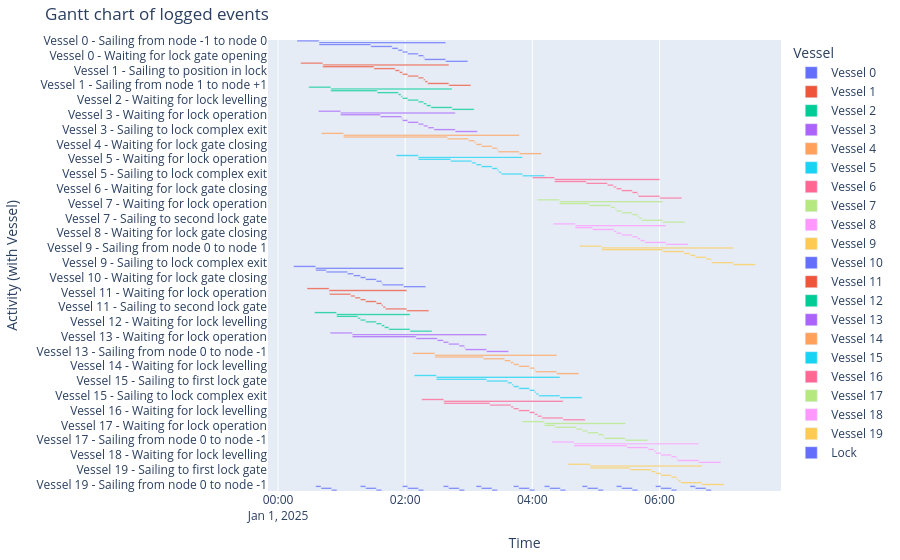

Notebook cell for this chart:
### Markdown cell above
##### Gantt chart of event table
The Gantt chart becomes quite full

### Code cell
df_eventtable = opentnsim.core.logutils.logbook2eventtable([*vessels, lock_chamber])
fig = generate_vessel_gantt_chart(df_eventtable)

### Figure 1 — Plotly figure (JSON) as saved in the notebook; plotly's stock layout.template omitted (floating-point values rounded to 4 significant figures)
{"data": [{"base": ["2025-01-01T00:17:54.550491000", "2025-01-01T00:38:44.550491000", "2025-01-01T00:38:44.550491000", "2025-01-01T01:27:36.449925000", "2025-01-01T01:47:36.449925000", "2025-01-01T01:53:16.622711000", "2025-01-01T01:57:25.046038000", "2025-01-01T02:02:25.046038000", "2025-01-01T02:12:25.046038000", "2025-01-01T02:17:25.046038000", "2025-01-01T02:18:13.642151000", "2025-01-01T02:38:13.642151000"], "hovertemplate": "object name=Vessel 0<br>start time=%{base}<br>stop time=%{x}<br>activity label=%{y}<extra></extra>", "legendgroup": "Vessel 0", "marker": {"color": "#636efa", "pattern": {"shape": ""}}, "name": "Vessel 0", "orientation": "h", "showlegend": true, "textposition": "auto", "type": "bar", "x": [1250000, 7169091, 2931899, 1200000, 340172, 248423, 300000, 600000, 300000, 48596, 1200000, 1250000], "xaxis": "x", "y": ["Vessel 0 - Sailing from node -1 to node 0", "Vessel 0 - Sailing from node 0 to node 1", "Vessel 0 - Waiting for lock operation", "Vessel 0 - Sailing to first lock gate", "Vessel 0 - Sailing to position in lock", "Vessel 0 - Waiting for other vessels to enter lock", "Vessel 0 - Waiting for lock gate closing", "Vessel 0 - Waiting for lock levelling", "Vessel 0 - Waiting for lock gate opening", "Vessel 0 - Sailing to second lock gate", "Vessel 0 - Sailing to lock complex exit", "Vessel 0 - Sailing from node 1 to node +1"], "yaxis": "y"}, {"base": ["2025-01-01T00:21:25.206400000", "2025-01-01T00:42:15.206400000", "2025-01-01T00:42:15.206400000", "2025-01-01T01:30:36.449925000", "2025-01-01T01:50:36.449925000", "2025-01-01T01:54:39.430487000", "2025-01-01T01:57:25.046038000", "2025-01-01T02:02:25.046038000", "2025-01-01T02:12:25.046038000", "2025-01-01T02:17:25.046038000", "2025-01-01T02:18:47.853813000", "2025-01-01T02:21:13.642150000", "2025-01-01T02:41:13.642150000"], "hovertemplate": "object name=Vessel 1<br>start time=%{base}<br>stop time=%{x}<br>activity label=%{y}<extra></extra>", "legendgroup": "Vessel 1", "marker": {"color": "#EF553B", "pattern": {"shape": ""}}, "name": "Vessel 1", "orientation": "h", "showlegend": true, "textposition": "auto", "type": "bar", "x": [1250000, 7138435, 2901243, 1200000, 242980, 165615, 300000, 600000, 300000, 82807, 145788, 1200000, 1250000], "xaxis": "x", "y": ["Vessel 1 - Sailing from node -1 to node 0", "Vessel 1 - Sailing from node 0 to node 1", "Vessel 1 - Waiting for lock operation", "Vessel 1 - Sailing to first lock gate", "Vessel 1 - Sailing to position in lock", "Vessel 1 - Waiting for other vessels to enter lock", "Vessel 1 - Waiting for lock gate closing", "Vessel 1 - Waiting for lock levelling", "Vessel 1 - Waiting for lock gate opening", "Vessel 1 - Waiting for other vessels to leave lock", "Vessel 1 - Sailing to second lock gate", "Vessel 1 - Sailing to lock complex exit", "Vessel 1 - Sailing from node 1 to node +1"], "yaxis": "y"}, {"base": ["2025-01-01T00:28:58.436859000", "2025-01-01T00:49:48.436859000", "2025-01-01T00:49:48.436859000", "2025-01-01T01:33:36.449925000", "2025-01-01T01:53:36.449925000", "2025-01-01T01:56:02.238262000", "2025-01-01T01:57:25.046038000", "2025-01-01T02:02:25.046038000", "2025-01-01T02:12:25.046038000", "2025-01-01T02:17:25.046038000", "2025-01-01T02:20:10.661588000", "2025-01-01T02:24:13.642150000", "2025-01-01T02:44:13.642150000"], "hovertemplate": "object name=Vessel 2<br>start time=%{base}<br>stop time=%{x}<br>activity label=%{y}<extra></extra>", "legendgroup": "Vessel 2", "marker": {"color": "#00cc96", "pattern": {"shape": ""}}, "name": "Vessel 2", "orientation": "h", "showlegend": true, "textposition": "auto", "type": "bar", "x": [1250000, 6865205, 2628013, 1200000, 145788, 82807, 300000, 600000, 300000, 165615, 242980, 1200000, 1250000], "xaxis": "x", "y": ["Vessel 2 - Sailing from node -1 to node 0", "Vessel 2 - Sailing from node 0 to node 1", "Vessel 2 - Waiting for lock operation", "Vessel 2 - Sailing to first lock gate", "Vessel 2 - Sailing to position in lock", "Vessel 2 - Waiting for other vessels to enter lock", "Vessel 2 - Waiting for lock gate closing", "Vessel 2 - Waiting for lock levelling", "Vessel 2 - Waiting for lock gate opening", "Vessel 2 - Waiting for other vessels to leave lock", "Vessel 2 - Sailing to second lock gate", "Vessel 2 - Sailing to lock complex exit", "Vessel 2 - Sailing from node 1 to node +1"], "yaxis": "y"}, {"base": ["2025-01-01T00:38:12.774660000", "2025-01-01T00:59:02.774660000", "2025-01-01T00:59:02.774660000", "2025-01-01T01:36:36.449925000", "2025-01-01T01:56:36.449925000", "2025-01-01T01:57:25.046038000", "2025-01-01T02:02:25.046038000", "2025-01-01T02:12:25.046038000", "2025-01-01T02:17:25.046038000", "2025-01-01T02:21:33.469364000", "2025-01-01T02:27:13.642151000", "2025-01-01T02:47:13.642151000"], "hovertemplate": "object name=Vessel 3<br>start time=%{base}<br>stop time=%{x}<br>activity label=%{y}<extra></extra>", "legendgroup": "Vessel 3", "marker": {"color": "#ab63fa", "pattern": {"shape": ""}}, "name": "Vessel 3", "orientation": "h", "showlegend": true, "textposition": "auto", "type": "bar", "x": [1250000, 6490867, 2253675, 1200000, 48596, 300000, 600000, 300000, 248423, 340172, 1200000, 1250000], "xaxis": "x", "y": ["Vessel 3 - Sailing from node -1 to node 0", "Vessel 3 - Sailing from node 0 to node 1", "Vessel 3 - Waiting for lock operation", "Vessel 3 - Sailing to first lock gate", "Vessel 3 - Sailing to position in lock", "Vessel 3 - Waiting for lock gate closing", "Vessel 3 - Waiting for lock levelling", "Vessel 3 - Waiting for lock gate opening", "Vessel 3 - Waiting for other vessels to leave lock", "Vessel 3 - Sailing to second lock gate", "Vessel 3 - Sailing to lock complex exit", "Vessel 3 - Sailing from node 1 to node +1"], "yaxis": "y"}, {"base": ["2025-01-01T00:40:58.019448000", "2025-01-01T01:01:48.019448000", "2025-01-01T01:01:48.019448000", "2025-01-01T02:39:52.411049000", "2025-01-01T02:59:52.411049000", "2025-01-01T03:05:32.583835000", "2025-01-01T03:06:55.391612000", "2025-01-01T03:11:55.391612000", "2025-01-01T03:21:55.391612000", "2025-01-01T03:26:55.391612000", "2025-01-01T03:27:43.987724000", "2025-01-01T03:47:43.987724000"], "hovertemplate": "object name=Vessel 4<br>start time=%{base}<br>stop time=%{x}<br>activity label=%{y}<extra></extra>", "legendgroup": "Vessel 4", "marker": {"color": "#FFA15A", "pattern": {"shape": ""}}, "name": "Vessel 4", "orientation": "h", "showlegend": true, "textposition": "auto", "type": "bar", "x": [1250000, 9955968, 5884391, 1200000, 340172, 82807, 300000, 600000, 300000, 48596, 1200000, 1250000], "xaxis": "x", "y": ["Vessel 4 - Sailing from node -1 to node 0", "Vessel 4 - Sailing from node 0 to node 1", "Vessel 4 - Waiting for lock operation", "Vessel 4 - Sailing to first lock gate", "Vessel 4 - Sailing to position in lock", "Vessel 4 - Waiting for other vessels to enter lock", "Vessel 4 - Waiting for lock gate closing", "Vessel 4 - Waiting for lock levelling", "Vessel 4 - Waiting for lock gate opening", "Vessel 4 - Sailing to second lock gate", "Vessel 4 - Sailing to lock complex exit", "Vessel 4 - Sailing from node 1 to node +1"], "yaxis": "y"}, {"base": ["2025-01-01T01:51:30.936987000", "2025-01-01T02:12:20.936987000", "2025-01-01T02:12:20.936987000", "2025-01-01T02:42:52.411049000", "2025-01-01T03:02:52.411049000", "2025-01-01T03:06:55.391612000", "2025-01-01T03:11:55.391612000", "2025-01-01T03:21:55.391612000", "2025-01-01T03:26:55.391612000", "2025-01-01T03:28:18.199386000", "2025-01-01T03:30:43.987723000", "2025-01-01T03:50:43.987723000"], "hovertemplate": "object name=Vessel 5<br>start time=%{base}<br>stop time=%{x}<br>activity label=%{y}<extra></extra>", "legendgroup": "Vessel 5", "marker": {"color": "#19d3f3", "pattern": {"shape": ""}}, "name": "Vessel 5", "orientation": "h", "showlegend": true, "textposition": "auto", "type": "bar", "x": [1250000, 5903050, 1831474, 1200000, 242980, 300000, 600000, 300000, 82807, 145788, 1200000, 1250000], "xaxis": "x", "y": ["Vessel 5 - Sailing from node -1 to node 0", "Vessel 5 - Sailing from node 0 to node 1", "Vessel 5 - Waiting for lock operation", "Vessel 5 - Sailing to first lock gate", "Vessel 5 - Sailing to position in lock", "Vessel 5 - Waiting for lock gate closing", "Vessel 5 - Waiting for lock levelling", "Vessel 5 - Waiting for lock gate opening", "Vessel 5 - Waiting for other vessels to leave lock", "Vessel 5 - Sailing to second lock gate", "Vessel 5 - Sailing to lock complex exit", "Vessel 5 - Sailing from node 1 to node +1"], "yaxis": "y"}, {"base": ["2025-01-01T04:00:10.180018000", "2025-01-01T04:21:00.180018000", "2025-01-01T04:21:00.180018000", "2025-01-01T04:50:54.935552000", "2025-01-01T05:10:54.935552000", "2025-01-01T05:16:35.108338000", "2025-01-01T05:19:20.723889000", "2025-01-01T05:24:20.723889000", "2025-01-01T05:34:20.723889000", "2025-01-01T05:39:20.723889000", "2025-01-01T05:40:09.320001000", "2025-01-01T06:00:09.320001000"], "hovertemplate": "object name=Vessel 6<br>start time=%{base}<br>stop time=%{x}<br>activity label=%{y}<extra></extra>", "legendgroup": "Vessel 6", "marker": {"color": "#FF6692", "pattern": {"shape": ""}}, "name": "Vessel 6", "orientation": "h", "showlegend": true, "textposition": "auto", "type": "bar", "x": [1250000, 5949139, 1794755, 1200000, 340172, 165615, 300000, 600000, 300000, 48596, 1200000, 1250000], "xaxis": "x", "y": ["Vessel 6 - Sailing from node -1 to node 0", "Vessel 6 - Sailing from node 0 to node 1", "Vessel 6 - Waiting for lock operation", "Vessel 6 - Sailing to first lock gate", "Vessel 6 - Sailing to position in lock", "Vessel 6 - Waiting for other vessels to enter lock", "Vessel 6 - Waiting for lock gate closing", "Vessel 6 - Waiting for lock levelling", "Vessel 6 - Waiting for lock gate opening", "Vessel 6 - Sailing to second lock gate", "Vessel 6 - Sailing to lock complex exit", "Vessel 6 - Sailing from node 1 to node +1"], "yaxis": "y"}, {"base": ["2025-01-01T04:04:48.519251000", "2025-01-01T04:25:38.519251000", "2025-01-01T04:25:38.519251000", "2025-01-01T04:53:54.935552000", "2025-01-01T05:13:54.935552000", "2025-01-01T05:17:57.916114000", "2025-01-01T05:19:20.723889000", "2025-01-01T05:24:20.723889000", "2025-01-01T05:34:20.723889000", "2025-01-01T05:39:20.723889000", "2025-01-01T05:40:43.531665000", "2025-01-01T05:43:09.320002000", "2025-01-01T06:03:09.320002000"], "hovertemplate": "object name=Vessel 7<br>start time=%{base}<br>stop time=%{x}<br>activity label=%{y}<extra></extra>", "legendgroup": "Vessel 7", "marker": {"color": "#B6E880", "pattern": {"shape": ""}}, "name": "Vessel 7", "orientation": "h", "showlegend": true, "textposition": "auto", "type": "bar", "x": [1250000, 5850800, 1696416, 1200000, 242980, 82807, 300000, 600000, 300000, 82807, 145788, 1200000, 1250000], "xaxis": "x", "y": ["Vessel 7 - Sailing from node -1 to node 0", "Vessel 7 - Sailing from node 0 to node 1", "Vessel 7 - Waiting for lock operation", "Vessel 7 - Sailing to first lock gate", "Vessel 7 - Sailing to position in lock", "Vessel 7 - Waiting for other vessels to enter lock", "Vessel 7 - Waiting for lock gate closing", "Vessel 7 - Waiting for lock levelling", "Vessel 7 - Waiting for lock gate opening", "Vessel 7 - Waiting for other vessels to leave lock", "Vessel 7 - Sailing to second lock gate", "Vessel 7 - Sailing to lock complex exit", "Vessel 7 - Sailing from node 1 to node +1"], "yaxis": "y"}, {"base": ["2025-01-01T04:19:44.413599000", "2025-01-01T04:40:34.413599000", "2025-01-01T04:40:34.413599000", "2025-01-01T04:56:54.935552000", "2025-01-01T05:16:54.935552000", "2025-01-01T05:19:20.723889000", "2025-01-01T05:24:20.723889000", "2025-01-01T05:34:20.723889000", "2025-01-01T05:39:20.723889000", "2025-01-01T05:42:06.339440000", "2025-01-01T05:46:09.320002000", "2025-01-01T06:06:09.320002000"], "hovertemplate": "object name=Vessel 8<br>start time=%{base}<br>stop time=%{x}<br>activity label=%{y}<extra></extra>", "legendgroup": "Vessel 8", "marker": {"color": "#FF97FF", "pattern": {"shape": ""}}, "name": "Vessel 8", "orientation": "h", "showlegend": true, "textposition": "auto", "type": "bar", "x": [1250000, 5134906, 980521, 1200000, 145788, 300000, 600000, 300000, 165615, 242980, 1200000, 1250000], "xaxis": "x", "y": ["Vessel 8 - Sailing from node -1 to node 0", "Vessel 8 - Sailing from node 0 to node 1", "Vessel 8 - Waiting for lock operation", "Vessel 8 - Sailing to first lock gate", "Vessel 8 - Sailing to position in lock", "Vessel 8 - Waiting for lock gate closing", "Vessel 8 - Waiting for lock levelling", "Vessel 8 - Waiting for lock gate opening", "Vessel 8 - Waiting for other vessels to leave lock", "Vessel 8 - Sailing to second lock gate", "Vessel 8 - Sailing to lock complex exit", "Vessel 8 - Sailing from node 1 to node +1"], "yaxis": "y"}, {"base": ["2025-01-01T04:44:31.727753000", "2025-01-01T05:05:21.727753000", "2025-01-01T05:05:21.727753000", "2025-01-01T06:03:10.896676000", "2025-01-01T06:23:10.896676000", "2025-01-01T06:28:51.069462000", "2025-01-01T06:33:51.069462000", "2025-01-01T06:43:51.069462000", "2025-01-01T06:48:51.069462000", "2025-01-01T06:49:39.665575000", "2025-01-01T07:09:39.665575000"], "hovertemplate": "object name=Vessel 9<br>start time=%{base}<br>stop time=%{x}<br>activity label=%{y}<extra></extra>", "legendgroup": "Vessel 9", "marker": {"color": "#FECB52", "pattern": {"shape": ""}}, "name": "Vessel 9", "orientation": "h", "showlegend": true, "textposition": "auto", "type": "bar", "x": [1250000, 7457937, 3469168, 1200000, 340172, 300000, 600000, 300000, 48596, 1200000, 1250000], "xaxis": "x", "y": ["Vessel 9 - Sailing from node -1 to node 0", "Vessel 9 - Sailing from node 0 to node 1", "Vessel 9 - Waiting for lock operation", "Vessel 9 - Sailing to first lock gate", "Vessel 9 - Sailing to position in lock", "Vessel 9 - Waiting for lock gate closing", "Vessel 9 - Waiting for lock levelling", "Vessel 9 - Waiting for lock gate opening", "Vessel 9 - Sailing to second lock gate", "Vessel 9 - Sailing to lock complex exit", "Vessel 9 - Sailing from node 1 to node +1"], "yaxis": "y"}, {"base": ["2025-01-01T00:14:44.354414000", "2025-01-01T00:35:34.354414000", "2025-01-01T00:35:34.354414000", "2025-01-01T00:45:34.354414000", "2025-01-01T01:05:34.354414000", "2025-01-01T01:11:14.527200000", "2025-01-01T01:17:42.853813000", "2025-01-01T01:22:42.853813000", "2025-01-01T01:32:42.853813000", "2025-01-01T01:37:42.853813000", "2025-01-01T01:38:31.449925000", "2025-01-01T01:58:31.449925000"], "hovertemplate": "object name=Vessel 10<br>start time=%{base}<br>stop time=%{x}<br>activity label=%{y}<extra></extra>", "legendgroup": "Vessel 10", "marker": {"color": "#636efa", "pattern": {"shape": ""}}, "name": "Vessel 10", "orientation": "h", "showlegend": true, "textposition": "auto", "type": "bar", "x": [1250000, 4977095, 600000, 1200000, 340172, 388326, 300000, 600000, 300000, 48596, 1200000, 1250000], "xaxis": "x", "y": ["Vessel 10 - Sailing from node +1 to node 1", "Vessel 10 - Sailing from node 1 to node 0", "Vessel 10 - Waiting for lock operation", "Vessel 10 - Sailing to first lock gate", "Vessel 10 - Sailing to position in lock", "Vessel 10 - Waiting for other vessels to enter lock", "Vessel 10 - Waiting for lock gate closing", "Vessel 10 - Waiting for lock levelling", "Vessel 10 - Waiting for lock gate opening", "Vessel 10 - Sailing to second lock gate", "Vessel 10 - Sailing to lock complex exit", "Vessel 10 - Sailing from node 0 to node -1"], "yaxis": "y"}, {"base": ["2025-01-01T00:27:21.160539000", "2025-01-01T00:48:11.160539000", "2025-01-01T00:48:11.160539000", "2025-01-01T00:48:34.354414000", "2025-01-01T01:08:34.354414000", "2025-01-01T01:12:37.334976000", "2025-01-01T01:17:42.853813000", "2025-01-01T01:22:42.853813000", "2025-01-01T01:32:42.853813000", "2025-01-01T01:37:42.853813000", "2025-01-01T01:39:05.661588000", "2025-01-01T01:41:31.449925000", "2025-01-01T02:01:31.449925000"], "hovertemplate": "object name=Vessel 11<br>start time=%{base}<br>stop time=%{x}<br>activity label=%{y}<extra></extra>", "legendgroup": "Vessel 11", "marker": {"color": "#EF553B", "pattern": {"shape": ""}}, "name": "Vessel 11", "orientation": "h", "showlegend": true, "textposition": "auto", "type": "bar", "x": [1250000, 4400289, 23193, 1200000, 242980, 305518, 300000, 600000, 300000, 82807, 145788, 1200000, 1250000], "xaxis": "x", "y": ["Vessel 11 - Sailing from node +1 to node 1", "Vessel 11 - Sailing from node 1 to node 0", "Vessel 11 - Waiting for lock operation", "Vessel 11 - Sailing to first lock gate", "Vessel 11 - Sailing to position in lock", "Vessel 11 - Waiting for other vessels to enter lock", "Vessel 11 - Waiting for lock gate closing", "Vessel 11 - Waiting for lock levelling", "Vessel 11 - Waiting for lock gate opening", "Vessel 11 - Waiting for other vessels to leave lock", "Vessel 11 - Sailing to second lock gate", "Vessel 11 - Sailing to lock complex exit", "Vessel 11 - Sailing from node 0 to node -1"], "yaxis": "y"}, {"base": ["2025-01-01T00:34:27.065476000", "2025-01-01T00:55:17.065476000", "2025-01-01T00:55:17.065476000", "2025-01-01T01:15:17.065476000", "2025-01-01T01:17:42.853813000", "2025-01-01T01:22:42.853813000", "2025-01-01T01:32:42.853813000", "2025-01-01T01:37:42.853813000", "2025-01-01T01:40:28.469363000", "2025-01-01T01:44:31.449925000", "2025-01-01T02:04:31.449925000"], "hovertemplate": "object name=Vessel 12<br>start time=%{base}<br>stop time=%{x}<br>activity label=%{y}<extra></extra>", "legendgroup": "Vessel 12", "marker": {"color": "#00cc96", "pattern": {"shape": ""}}, "name": "Vessel 12", "orientation": "h", "showlegend": true, "textposition": "auto", "type": "bar", "x": [1250000, 4154384, 1200000, 145788, 300000, 600000, 300000, 165615, 242980, 1200000, 1250000], "xaxis": "x", "y": ["Vessel 12 - Sailing from node +1 to node 1", "Vessel 12 - Sailing from node 1 to node 0", "Vessel 12 - Sailing to first lock gate", "Vessel 12 - Sailing to position in lock", "Vessel 12 - Waiting for lock gate closing", "Vessel 12 - Waiting for lock levelling", "Vessel 12 - Waiting for lock gate opening", "Vessel 12 - Waiting for other vessels to leave lock", "Vessel 12 - Sailing to second lock gate", "Vessel 12 - Sailing to lock complex exit", "Vessel 12 - Sailing from node 0 to node -1"], "yaxis": "y"}, {"base": ["2025-01-01T00:49:15.409894000", "2025-01-01T01:10:05.409894000", "2025-01-01T01:10:05.409894000", "2025-01-01T02:10:18.642150000", "2025-01-01T02:30:18.642150000", "2025-01-01T02:35:58.814936000", "2025-01-01T02:40:58.814936000", "2025-01-01T02:50:58.814936000", "2025-01-01T02:55:58.814936000", "2025-01-01T02:56:47.411049000", "2025-01-01T03:16:47.411049000"], "hovertemplate": "object name=Vessel 13<br>start time=%{base}<br>stop time=%{x}<br>activity label=%{y}<extra></extra>", "legendgroup": "Vessel 13", "marker": {"color": "#ab63fa", "pattern": {"shape": ""}}, "name": "Vessel 13", "orientation": "h", "showlegend": true, "textposition": "auto", "type": "bar", "x": [1250000, 7602001, 3613232, 1200000, 340172, 300000, 600000, 300000, 48596, 1200000, 1250000], "xaxis": "x", "y": ["Vessel 13 - Sailing from node +1 to node 1", "Vessel 13 - Sailing from node 1 to node 0", "Vessel 13 - Waiting for lock operation", "Vessel 13 - Sailing to first lock gate", "Vessel 13 - Sailing to position in lock", "Vessel 13 - Waiting for lock gate closing", "Vessel 13 - Waiting for lock levelling", "Vessel 13 - Waiting for lock gate opening", "Vessel 13 - Sailing to second lock gate", "Vessel 13 - Sailing to lock complex exit", "Vessel 13 - Sailing from node 0 to node -1"], "yaxis": "y"}, {"base": ["2025-01-01T02:07:07.343527000", "2025-01-01T02:27:57.343527000", "2025-01-01T02:27:57.343527000", "2025-01-01T03:13:48.987723000", "2025-01-01T03:33:48.987723000", "2025-01-01T03:39:29.160510000", "2025-01-01T03:42:14.776060000", "2025-01-01T03:47:14.776060000", "2025-01-01T03:57:14.776060000", "2025-01-01T04:02:14.776060000", "2025-01-01T04:03:03.372173000", "2025-01-01T04:23:03.372173000"], "hovertemplate": "object name=Vessel 14<br>start time=%{base}<br>stop time=%{x}<br>activity label=%{y}<extra></extra>", "legendgroup": "Vessel 14", "marker": {"color": "#FFA15A", "pattern": {"shape": ""}}, "name": "Vessel 14", "orientation": "h", "showlegend": true, "textposition": "auto", "type": "bar", "x": [1250000, 6906028, 2751644, 1200000, 340172, 165615, 300000, 600000, 300000, 48596, 1200000, 1250000], "xaxis": "x", "y": ["Vessel 14 - Sailing from node +1 to node 1", "Vessel 14 - Sailing from node 1 to node 0", "Vessel 14 - Waiting for lock operation", "Vessel 14 - Sailing to first lock gate", "Vessel 14 - Sailing to position in lock", "Vessel 14 - Waiting for other vessels to enter lock", "Vessel 14 - Waiting for lock gate closing", "Vessel 14 - Waiting for lock levelling", "Vessel 14 - Waiting for lock gate opening", "Vessel 14 - Sailing to second lock gate", "Vessel 14 - Sailing to lock complex exit", "Vessel 14 - Sailing from node 0 to node -1"], "yaxis": "y"}, {"base": ["2025-01-01T02:08:36.300854000", "2025-01-01T02:29:26.300854000", "2025-01-01T02:29:26.300854000", "2025-01-01T03:16:48.987723000", "2025-01-01T03:36:48.987723000", "2025-01-01T03:40:51.968285000", "2025-01-01T03:42:14.776060000", "2025-01-01T03:47:14.776060000", "2025-01-01T03:57:14.776060000", "2025-01-01T04:02:14.776060000", "2025-01-01T04:03:37.583835000", "2025-01-01T04:06:03.372172000", "2025-01-01T04:26:03.372172000"], "hovertemplate": "object name=Vessel 15<br>start time=%{base}<br>stop time=%{x}<br>activity label=%{y}<extra></extra>", "legendgroup": "Vessel 15", "marker": {"color": "#19d3f3", "pattern": {"shape": ""}}, "name": "Vessel 15", "orientation": "h", "showlegend": true, "textposition": "auto", "type": "bar", "x": [1250000, 6997071, 2842686, 1200000, 242980, 82807, 300000, 600000, 300000, 82807, 145788, 1200000, 1250000], "xaxis": "x", "y": ["Vessel 15 - Sailing from node +1 to node 1", "Vessel 15 - Sailing from node 1 to node 0", "Vessel 15 - Waiting for lock operation", "Vessel 15 - Sailing to first lock gate", "Vessel 15 - Sailing to position in lock", "Vessel 15 - Waiting for other vessels to enter lock", "Vessel 15 - Waiting for lock gate closing", "Vessel 15 - Waiting for lock levelling", "Vessel 15 - Waiting for lock gate opening", "Vessel 15 - Waiting for other vessels to leave lock", "Vessel 15 - Sailing to second lock gate", "Vessel 15 - Sailing to lock complex exit", "Vessel 15 - Sailing from node 0 to node -1"], "yaxis": "y"}, {"base": ["2025-01-01T02:15:35.974170000", "2025-01-01T02:36:25.974170000", "2025-01-01T02:36:25.974170000", "2025-01-01T03:19:48.987723000", "2025-01-01T03:39:48.987723000", "2025-01-01T03:42:14.776060000", "2025-01-01T03:47:14.776060000", "2025-01-01T03:57:14.776060000", "2025-01-01T04:02:14.776060000", "2025-01-01T04:05:00.391611000", "2025-01-01T04:09:03.372173000", "2025-01-01T04:29:03.372173000"], "hovertemplate": "object name=Vessel 16<br>start time=%{base}<br>stop time=%{x}<br>activity label=%{y}<extra></extra>", "legendgroup": "Vessel 16", "marker": {"color": "#FF6692", "pattern": {"shape": ""}}, "name": "Vessel 16", "orientation": "h", "showlegend": true, "textposition": "auto", "type": "bar", "x": [1250000, 6757398, 2603013, 1200000, 145788, 300000, 600000, 300000, 165615, 242980, 1200000, 1250000], "xaxis": "x", "y": ["Vessel 16 - Sailing from node +1 to node 1", "Vessel 16 - Sailing from node 1 to node 0", "Vessel 16 - Waiting for lock operation", "Vessel 16 - Sailing to first lock gate", "Vessel 16 - Sailing to position in lock", "Vessel 16 - Waiting for lock gate closing", "Vessel 16 - Waiting for lock levelling", "Vessel 16 - Waiting for lock gate opening", "Vessel 16 - Waiting for other vessels to leave lock", "Vessel 16 - Sailing to second lock gate", "Vessel 16 - Sailing to lock complex exit", "Vessel 16 - Sailing from node 0 to node -1"], "yaxis": "y"}, {"base": ["2025-01-01T03:50:31.166654000", "2025-01-01T04:11:21.166654000", "2025-01-01T04:11:21.166654000", "2025-01-01T04:21:21.166654000", "2025-01-01T04:41:21.166654000", "2025-01-01T04:47:01.339441000", "2025-01-01T04:52:01.339441000", "2025-01-01T05:02:01.339441000", "2025-01-01T05:07:01.339441000", "2025-01-01T05:07:49.935553000", "2025-01-01T05:27:49.935553000"], "hovertemplate": "object name=Vessel 17<br>start time=%{base}<br>stop time=%{x}<br>activity label=%{y}<extra></extra>", "legendgroup": "Vessel 17", "marker": {"color": "#B6E880", "pattern": {"shape": ""}}, "name": "Vessel 17", "orientation": "h", "showlegend": true, "textposition": "auto", "type": "bar", "x": [1250000, 4588768, 600000, 1200000, 340172, 300000, 600000, 300000, 48596, 1200000, 1250000], "xaxis": "x", "y": ["Vessel 17 - Sailing from node +1 to node 1", "Vessel 17 - Sailing from node 1 to node 0", "Vessel 17 - Waiting for lock operation", "Vessel 17 - Sailing to first lock gate", "Vessel 17 - Sailing to position in lock", "Vessel 17 - Waiting for lock gate closing", "Vessel 17 - Waiting for lock levelling", "Vessel 17 - Waiting for lock gate opening", "Vessel 17 - Sailing to second lock gate", "Vessel 17 - Sailing to lock complex exit", "Vessel 17 - Sailing from node 0 to node -1"], "yaxis": "y"}, {"base": ["2025-01-01T04:18:28.791473000", "2025-01-01T04:39:18.791473000", "2025-01-01T04:39:18.791473000", "2025-01-01T05:29:14.320001000", "2025-01-01T05:49:14.320001000", "2025-01-01T05:54:54.492787000", "2025-01-01T05:56:17.300564000", "2025-01-01T06:01:17.300564000", "2025-01-01T06:11:17.300564000", "2025-01-01T06:16:17.300564000", "2025-01-01T06:17:05.896676000", "2025-01-01T06:37:05.896676000"], "hovertemplate": "object name=Vessel 18<br>start time=%{base}<br>stop time=%{x}<br>activity label=%{y}<extra></extra>", "legendgroup": "Vessel 18", "marker": {"color": "#FF97FF", "pattern": {"shape": ""}}, "name": "Vessel 18", "orientation": "h", "showlegend": true, "textposition": "auto", "type": "bar", "x": [1250000, 7067105, 2995528, 1200000, 340172, 82807, 300000, 600000, 300000, 48596, 1200000, 1250000], "xaxis": "x", "y": ["Vessel 18 - Sailing from node +1 to node 1", "Vessel 18 - Sailing from node 1 to node 0", "Vessel 18 - Waiting for lock operation", "Vessel 18 - Sailing to first lock gate", "Vessel 18 - Sailing to position in lock", "Vessel 18 - Waiting for other vessels to enter lock", "Vessel 18 - Waiting for lock gate closing", "Vessel 18 - Waiting for lock levelling", "Vessel 18 - Waiting for lock gate opening", "Vessel 18 - Sailing to second lock gate", "Vessel 18 - Sailing to lock complex exit", "Vessel 18 - Sailing from node 0 to node -1"], "yaxis": "y"}, {"base": ["2025-01-01T04:33:51.834410000", "2025-01-01T04:54:41.834410000", "2025-01-01T04:54:41.834410000", "2025-01-01T05:32:14.320001000", "2025-01-01T05:52:14.320001000", "2025-01-01T05:56:17.300564000", "2025-01-01T06:01:17.300564000", "2025-01-01T06:11:17.300564000", "2025-01-01T06:16:17.300564000", "2025-01-01T06:17:40.108338000", "2025-01-01T06:20:05.896675000", "2025-01-01T06:40:05.896675000"], "hovertemplate": "object name=Vessel 19<br>start time=%{base}<br>stop time=%{x}<br>activity label=%{y}<extra></extra>", "legendgroup": "Vessel 19", "marker": {"color": "#FECB52", "pattern": {"shape": ""}}, "name": "Vessel 19", "orientation": "h", "showlegend": true, "textposition": "auto", "type": "bar", "x": [1250000, 6324062, 2252485, 1200000, 242980, 300000, 600000, 300000, 82807, 145788, 1200000, 1250000], "xaxis": "x", "y": ["Vessel 19 - Sailing from node +1 to node 1", "Vessel 19 - Sailing from node 1 to node 0", "Vessel 19 - Waiting for lock operation", "Vessel 19 - Sailing to first lock gate", "Vessel 19 - Sailing to position in lock", "Vessel 19 - Waiting for lock gate closing", "Vessel 19 - Waiting for lock levelling", "Vessel 19 - Waiting for lock gate opening", "Vessel 19 - Waiting for other vessels to leave lock", "Vessel 19 - Sailing to second lock gate", "Vessel 19 - Sailing to lock complex exit", "Vessel 19 - Sailing from node 0 to node -1"], "yaxis": "y"}, {"base": ["2025-01-01T00:35:34.354414000", "2025-01-01T00:40:34.354414000", "2025-01-01T00:50:34.354414000", "2025-01-01T01:17:42.853813000", "2025-01-01T01:22:42.853813000", "2025-01-01T01:32:42.853813000", "2025-01-01T01:57:25.046038000", "2025-01-01T02:02:25.046038000", "2025-01-01T02:12:25.046038000", "2025-01-01T02:35:58.814936000", "2025-01-01T02:40:58.814936000", "2025-01-01T02:50:58.814936000", "2025-01-01T03:06:55.391612000", "2025-01-01T03:11:55.391612000", "2025-01-01T03:21:55.391612000", "2025-01-01T03:42:14.776060000", "2025-01-01T03:47:14.776060000", "2025-01-01T03:57:14.776060000", "2025-01-01T04:11:21.166654000", "2025-01-01T04:16:21.166654000", "2025-01-01T04:26:21.166654000", "2025-01-01T04:47:01.339441000", "2025-01-01T04:52:01.339441000", "2025-01-01T05:02:01.339441000", "2025-01-01T05:19:20.723889000", "2025-01-01T05:24:20.723889000", "2025-01-01T05:34:20.723889000", "2025-01-01T05:56:17.300564000", "2025-01-01T06:01:17.300564000", "2025-01-01T06:11:17.300564000", "2025-01-01T06:28:51.069462000", "2025-01-01T06:33:51.069462000", "2025-01-01T06:43:51.069462000"], "hovertemplate": "object name=Lock<br>start time=%{base}<br>stop time=%{x}<br>activity label=%{y}<extra></extra>", "legendgroup": "Lock", "marker": {"color": "#636efa", "pattern": {"shape": ""}}, "name": "Lock", "orientation": "h", "showlegend": true, "textposition": "auto", "type": "bar", "x": [300000, 600000, 300000, 300000, 600000, 300000, 300000, 600000, 300000, 300000, 600000, 300000, 300000, 600000, 300000, 300000, 600000, 300000, 300000, 600000, 300000, 300000, 600000, 300000, 300000, 600000, 300000, 300000, 600000, 300000, 300000, 600000, 300000], "xaxis": "x", "y": ["Lock - Lock gate closing", "Lock - Lock levelling", "Lock - Lock gate opening", "Lock - Lock gate closing", "Lock - Lock levelling", "Lock - Lock gate opening", "Lock - Lock gate closing", "Lock - Lock levelling", "Lock - Lock gate opening", "Lock - Lock gate closing", "Lock - Lock levelling", "Lock - Lock gate opening", "Lock - Lock gate closing", "Lock - Lock levelling", "Lock - Lock gate opening", "Lock - Lock gate closing", "Lock - Lock levelling", "Lock - Lock gate opening", "Lock - Lock gate closing", "Lock - Lock levelling", "Lock - Lock gate opening", "Lock - Lock gate closing", "Lock - Lock levelling", "Lock - Lock gate opening", "Lock - Lock gate closing", "Lock - Lock levelling", "Lock - Lock gate opening", "Lock - Lock gate closing", "Lock - Lock levelling", "Lock - Lock gate opening", "Lock - Lock gate closing", "Lock - Lock levelling", "Lock - Lock gate opening"], "yaxis": "y"}], "layout": {"barmode": "overlay", "legend": {"title": {"text": "Vessel"}, "tracegroupgap": 0}, "margin": {"b": 20, "l": 20, "r": 20, "t": 40}, "title": {"text": "Gantt chart of logged events"}, "xaxis": {"anchor": "y", "domain": [0, 1], "title": {"text": "Time"}, "type": "date"}, "yaxis": {"anchor": "x", "autorange": "reversed", "domain": [0, 1], "title": {"text": "Activity (with Vessel)"}}}}
